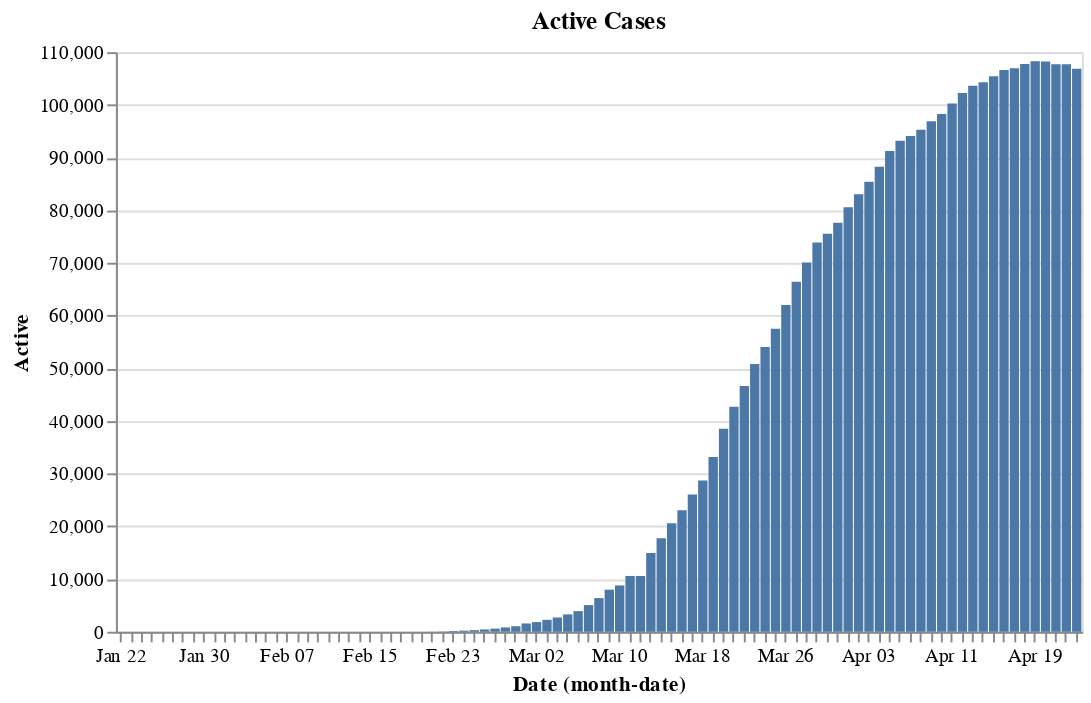

Notebook code for this chart:
### Code cell
#Using the top 15 from earlier, display active cases relative to confirmed
Country_Name = combined_df[combined_df["Country/Region"] == Country]

chart = alt.Chart(Country_Name).mark_bar().encode(x = "monthdate(Date):O",).properties(width = 500)

chart.encode(y = "Active").properties(title = "Active Cases")

#Thailand, Germany, Australia-ish, Italy

### Figure 1 — Vega-Lite specification as saved in the notebook (floating-point values rounded to 4 significant figures)
{"config": {"view": {"continuousWidth": 400, "continuousHeight": 300}}, "data": {"name": "data-664fc1e97e19103f69d61f6fa865e220"}, "mark": "bar", "encoding": {"x": {"type": "ordinal", "field": "Date", "timeUnit": "monthdate"}, "y": {"type": "quantitative", "field": "Active"}}, "title": "Active Cases", "width": 500, "$schema": "https://vega.github.io/schema/vega-lite/v4.8.1.json", "datasets": {"data-664fc1e97e19103f69d61f6fa865e220": [{"Country/Region": "Italy", "Year_2016": 60600590, "Lat": 43.0, "Long": 12.0, "Recovery_Time": 6.0, "Date": "1/22/20", "Confirmed": 0, "Deaths": 0, "Recovered": 0.0, "Active": 0.0, "Active/Confirmed": null}, {"Country/Region": "Italy", "Year_2016": 60600590, "Lat": 43.0, "Long": 12.0, "Recovery_Time": 6.0, "Date": "1/23/20", "Confirmed": 0, "Deaths": 0, "Recovered": 0.0, "Active": 0.0, "Active/Confirmed": null}, {"Country/Region": "Italy", "Year_2016": 60600590, "Lat": 43.0, "Long": 12.0, "Recovery_Time": 6.0, "Date": "1/24/20", "Confirmed": 0, "Deaths": 0, "Recovered": 0.0, "Active": 0.0, "Active/Confirmed": null}, {"Country/Region": "Italy", "Year_2016": 60600590, "Lat": 43.0, "Long": 12.0, "Recovery_Time": 6.0, "Date": "1/25/20", "Confirmed": 0, "Deaths": 0, "Recovered": 0.0, "Active": 0.0, "Active/Confirmed": null}, {"Country/Region": "Italy", "Year_2016": 60600590, "Lat": 43.0, "Long": 12.0, "Recovery_Time": 6.0, "Date": "1/26/20", "Confirmed": 0, "Deaths": 0, "Recovered": 0.0, "Active": 0.0, "Active/Confirmed": null}, {"Country/Region": "Italy", "Year_2016": 60600590, "Lat": 43.0, "Long": 12.0, "Recovery_Time": 6.0, "Date": "1/27/20", "Confirmed": 0, "Deaths": 0, "Recovered": 0.0, "Active": 0.0, "Active/Confirmed": null}, {"Country/Region": "Italy", "Year_2016": 60600590, "Lat": 43.0, "Long": 12.0, "Recovery_Time": 6.0, "Date": "1/28/20", "Confirmed": 0, "Deaths": 0, "Recovered": 0.0, "Active": 0.0, "Active/Confirmed": null}, {"Country/Region": "Italy", "Year_2016": 60600590, "Lat": 43.0, "Long": 12.0, "Recovery_Time": 6.0, "Date": "1/29/20", "Confirmed": 0, "Deaths": 0, "Recovered": 0.0, "Active": 0.0, "Active/Confirmed": null}, {"Country/Region": "Italy", "Year_2016": 60600590, "Lat": 43.0, "Long": 12.0, "Recovery_Time": 6.0, "Date": "1/30/20", "Confirmed": 0, "Deaths": 0, "Recovered": 0.0, "Active": 0.0, "Active/Confirmed": null}, {"Country/Region": "Italy", "Year_2016": 60600590, "Lat": 43.0, "Long": 12.0, "Recovery_Time": 6.0, "Date": "1/31/20", "Confirmed": 2, "Deaths": 0, "Recovered": 0.0, "Active": 2.0, "Active/Confirmed": 1.0}, {"Country/Region": "Italy", "Year_2016": 60600590, "Lat": 43.0, "Long": 12.0, "Recovery_Time": 6.0, "Date": "2/1/20", "Confirmed": 2, "Deaths": 0, "Recovered": 0.0, "Active": 2.0, "Active/Confirmed": 1.0}, {"Country/Region": "Italy", "Year_2016": 60600590, "Lat": 43.0, "Long": 12.0, "Recovery_Time": 6.0, "Date": "2/2/20", "Confirmed": 2, "Deaths": 0, "Recovered": 0.0, "Active": 2.0, "Active/Confirmed": 1.0}, {"Country/Region": "Italy", "Year_2016": 60600590, "Lat": 43.0, "Long": 12.0, "Recovery_Time": 6.0, "Date": "2/3/20", "Confirmed": 2, "Deaths": 0, "Recovered": 0.0, "Active": 2.0, "Active/Confirmed": 1.0}, {"Country/Region": "Italy", "Year_2016": 60600590, "Lat": 43.0, "Long": 12.0, "Recovery_Time": 6.0, "Date": "2/4/20", "Confirmed": 2, "Deaths": 0, "Recovered": 0.0, "Active": 2.0, "Active/Confirmed": 1.0}, {"Country/Region": "Italy", "Year_2016": 60600590, "Lat": 43.0, "Long": 12.0, "Recovery_Time": 6.0, "Date": "2/5/20", "Confirmed": 2, "Deaths": 0, "Recovered": 0.0, "Active": 2.0, "Active/Confirmed": 1.0}, {"Country/Region": "Italy", "Year_2016": 60600590, "Lat": 43.0, "Long": 12.0, "Recovery_Time": 6.0, "Date": "2/6/20", "Confirmed": 2, "Deaths": 0, "Recovered": 0.0, "Active": 2.0, "Active/Confirmed": 1.0}, {"Country/Region": "Italy", "Year_2016": 60600590, "Lat": 43.0, "Long": 12.0, "Recovery_Time": 6.0, "Date": "2/7/20", "Confirmed": 3, "Deaths": 0, "Recovered": 0.0, "Active": 3.0, "Active/Confirmed": 1.0}, {"Country/Region": "Italy", "Year_2016": 60600590, "Lat": 43.0, "Long": 12.0, "Recovery_Time": 6.0, "Date": "2/8/20", "Confirmed": 3, "Deaths": 0, "Recovered": 0.0, "Active": 3.0, "Active/Confirmed": 1.0}, {"Country/Region": "Italy", "Year_2016": 60600590, "Lat": 43.0, "Long": 12.0, "Recovery_Time": 6.0, "Date": "2/9/20", "Confirmed": 3, "Deaths": 0, "Recovered": 0.0, "Active": 3.0, "Active/Confirmed": 1.0}, {"Country/Region": "Italy", "Year_2016": 60600590, "Lat": 43.0, "Long": 12.0, "Recovery_Time": 6.0, "Date": "2/10/20", "Confirmed": 3, "Deaths": 0, "Recovered": 0.0, "Active": 3.0, "Active/Confirmed": 1.0}, {"Country/Region": "Italy", "Year_2016": 60600590, "Lat": 43.0, "Long": 12.0, "Recovery_Time": 6.0, "Date": "2/11/20", "Confirmed": 3, "Deaths": 0, "Recovered": 0.0, "Active": 3.0, "Active/Confirmed": 1.0}, {"Country/Region": "Italy", "Year_2016": 60600590, "Lat": 43.0, "Long": 12.0, "Recovery_Time": 6.0, "Date": "2/12/20", "Confirmed": 3, "Deaths": 0, "Recovered": 0.0, "Active": 3.0, "Active/Confirmed": 1.0}, {"Country/Region": "Italy", "Year_2016": 60600590, "Lat": 43.0, "Long": 12.0, "Recovery_Time": 6.0, "Date": "2/13/20", "Confirmed": 3, "Deaths": 0, "Recovered": 0.0, "Active": 3.0, "Active/Confirmed": 1.0}, {"Country/Region": "Italy", "Year_2016": 60600590, "Lat": 43.0, "Long": 12.0, "Recovery_Time": 6.0, "Date": "2/14/20", "Confirmed": 3, "Deaths": 0, "Recovered": 0.0, "Active": 3.0, "Active/Confirmed": 1.0}, {"Country/Region": "Italy", "Year_2016": 60600590, "Lat": 43.0, "Long": 12.0, "Recovery_Time": 6.0, "Date": "2/15/20", "Confirmed": 3, "Deaths": 0, "Recovered": 0.0, "Active": 3.0, "Active/Confirmed": 1.0}, {"Country/Region": "Italy", "Year_2016": 60600590, "Lat": 43.0, "Long": 12.0, "Recovery_Time": 6.0, "Date": "2/16/20", "Confirmed": 3, "Deaths": 0, "Recovered": 0.0, "Active": 3.0, "Active/Confirmed": 1.0}, {"Country/Region": "Italy", "Year_2016": 60600590, "Lat": 43.0, "Long": 12.0, "Recovery_Time": 6.0, "Date": "2/17/20", "Confirmed": 3, "Deaths": 0, "Recovered": 0.0, "Active": 3.0, "Active/Confirmed": 1.0}, {"Country/Region": "Italy", "Year_2016": 60600590, "Lat": 43.0, "Long": 12.0, "Recovery_Time": 6.0, "Date": "2/18/20", "Confirmed": 3, "Deaths": 0, "Recovered": 0.0, "Active": 3.0, "Active/Confirmed": 1.0}, {"Country/Region": "Italy", "Year_2016": 60600590, "Lat": 43.0, "Long": 12.0, "Recovery_Time": 6.0, "Date": "2/19/20", "Confirmed": 3, "Deaths": 0, "Recovered": 0.0, "Active": 3.0, "Active/Confirmed": 1.0}, {"Country/Region": "Italy", "Year_2016": 60600590, "Lat": 43.0, "Long": 12.0, "Recovery_Time": 6.0, "Date": "2/20/20", "Confirmed": 3, "Deaths": 0, "Recovered": 0.0, "Active": 3.0, "Active/Confirmed": 1.0}, {"Country/Region": "Italy", "Year_2016": 60600590, "Lat": 43.0, "Long": 12.0, "Recovery_Time": 6.0, "Date": "2/21/20", "Confirmed": 20, "Deaths": 1, "Recovered": 0.0, "Active": 19.0, "Active/Confirmed": 0.95}, {"Country/Region": "Italy", "Year_2016": 60600590, "Lat": 43.0, "Long": 12.0, "Recovery_Time": 6.0, "Date": "2/22/20", "Confirmed": 62, "Deaths": 2, "Recovered": 1.0, "Active": 59.0, "Active/Confirmed": 0.9516}, {"Country/Region": "Italy", "Year_2016": 60600590, "Lat": 43.0, "Long": 12.0, "Recovery_Time": 6.0, "Date": "2/23/20", "Confirmed": 155, "Deaths": 3, "Recovered": 2.0, "Active": 150.0, "Active/Confirmed": 0.9677}, {"Country/Region": "Italy", "Year_2016": 60600590, "Lat": 43.0, "Long": 12.0, "Recovery_Time": 6.0, "Date": "2/24/20", "Confirmed": 229, "Deaths": 7, "Recovered": 1.0, "Active": 221.0, "Active/Confirmed": 0.9651}, {"Country/Region": "Italy", "Year_2016": 60600590, "Lat": 43.0, "Long": 12.0, "Recovery_Time": 6.0, "Date": "2/25/20", "Confirmed": 322, "Deaths": 10, "Recovered": 1.0, "Active": 311.0, "Active/Confirmed": 0.9658}, {"Country/Region": "Italy", "Year_2016": 60600590, "Lat": 43.0, "Long": 12.0, "Recovery_Time": 6.0, "Date": "2/26/20", "Confirmed": 453, "Deaths": 12, "Recovered": 3.0, "Active": 438.0, "Active/Confirmed": 0.9669}, {"Country/Region": "Italy", "Year_2016": 60600590, "Lat": 43.0, "Long": 12.0, "Recovery_Time": 6.0, "Date": "2/27/20", "Confirmed": 655, "Deaths": 17, "Recovered": 45.0, "Active": 593.0, "Active/Confirmed": 0.9053}, {"Country/Region": "Italy", "Year_2016": 60600590, "Lat": 43.0, "Long": 12.0, "Recovery_Time": 6.0, "Date": "2/28/20", "Confirmed": 888, "Deaths": 21, "Recovered": 46.0, "Active": 821.0, "Active/Confirmed": 0.9245}, {"Country/Region": "Italy", "Year_2016": 60600590, "Lat": 43.0, "Long": 12.0, "Recovery_Time": 6.0, "Date": "2/29/20", "Confirmed": 1128, "Deaths": 29, "Recovered": 46.0, "Active": 1053.0, "Active/Confirmed": 0.9335}, {"Country/Region": "Italy", "Year_2016": 60600590, "Lat": 43.0, "Long": 12.0, "Recovery_Time": 6.0, "Date": "3/1/20", "Confirmed": 1694, "Deaths": 34, "Recovered": 83.0, "Active": 1577.0, "Active/Confirmed": 0.9309}, {"Country/Region": "Italy", "Year_2016": 60600590, "Lat": 43.0, "Long": 12.0, "Recovery_Time": 6.0, "Date": "3/2/20", "Confirmed": 2036, "Deaths": 52, "Recovered": 149.0, "Active": 1835.0, "Active/Confirmed": 0.9013}, {"Country/Region": "Italy", "Year_2016": 60600590, "Lat": 43.0, "Long": 12.0, "Recovery_Time": 6.0, "Date": "3/3/20", "Confirmed": 2502, "Deaths": 79, "Recovered": 160.0, "Active": 2263.0, "Active/Confirmed": 0.9045}, {"Country/Region": "Italy", "Year_2016": 60600590, "Lat": 43.0, "Long": 12.0, "Recovery_Time": 6.0, "Date": "3/4/20", "Confirmed": 3089, "Deaths": 107, "Recovered": 276.0, "Active": 2706.0, "Active/Confirmed": 0.876}, {"Country/Region": "Italy", "Year_2016": 60600590, "Lat": 43.0, "Long": 12.0, "Recovery_Time": 6.0, "Date": "3/5/20", "Confirmed": 3858, "Deaths": 148, "Recovered": 414.0, "Active": 3296.0, "Active/Confirmed": 0.8543}, {"Country/Region": "Italy", "Year_2016": 60600590, "Lat": 43.0, "Long": 12.0, "Recovery_Time": 6.0, "Date": "3/6/20", "Confirmed": 4636, "Deaths": 197, "Recovered": 523.0, "Active": 3916.0, "Active/Confirmed": 0.8447}, {"Country/Region": "Italy", "Year_2016": 60600590, "Lat": 43.0, "Long": 12.0, "Recovery_Time": 6.0, "Date": "3/7/20", "Confirmed": 5883, "Deaths": 233, "Recovered": 589.0, "Active": 5061.0, "Active/Confirmed": 0.8603}, {"Country/Region": "Italy", "Year_2016": 60600590, "Lat": 43.0, "Long": 12.0, "Recovery_Time": 6.0, "Date": "3/8/20", "Confirmed": 7375, "Deaths": 366, "Recovered": 622.0, "Active": 6387.0, "Active/Confirmed": 0.866}, {"Country/Region": "Italy", "Year_2016": 60600590, "Lat": 43.0, "Long": 12.0, "Recovery_Time": 6.0, "Date": "3/9/20", "Confirmed": 9172, "Deaths": 463, "Recovered": 724.0, "Active": 7985.0, "Active/Confirmed": 0.8706}, {"Country/Region": "Italy", "Year_2016": 60600590, "Lat": 43.0, "Long": 12.0, "Recovery_Time": 6.0, "Date": "3/10/20", "Confirmed": 10149, "Deaths": 631, "Recovered": 724.0, "Active": 8794.0, "Active/Confirmed": 0.8665}, {"Country/Region": "Italy", "Year_2016": 60600590, "Lat": 43.0, "Long": 12.0, "Recovery_Time": 6.0, "Date": "3/11/20", "Confirmed": 12462, "Deaths": 827, "Recovered": 1045.0, "Active": 10590.0, "Active/Confirmed": 0.8498}, {"Country/Region": "Italy", "Year_2016": 60600590, "Lat": 43.0, "Long": 12.0, "Recovery_Time": 6.0, "Date": "3/12/20", "Confirmed": 12462, "Deaths": 827, "Recovered": 1045.0, "Active": 10590.0, "Active/Confirmed": 0.8498}, {"Country/Region": "Italy", "Year_2016": 60600590, "Lat": 43.0, "Long": 12.0, "Recovery_Time": 6.0, "Date": "3/13/20", "Confirmed": 17660, "Deaths": 1266, "Recovered": 1439.0, "Active": 14960.0, "Active/Confirmed": 0.8468}, {"Country/Region": "Italy", "Year_2016": 60600590, "Lat": 43.0, "Long": 12.0, "Recovery_Time": 6.0, "Date": "3/14/20", "Confirmed": 21157, "Deaths": 1441, "Recovered": 1966.0, "Active": 17750.0, "Active/Confirmed": 0.839}, {"Country/Region": "Italy", "Year_2016": 60600590, "Lat": 43.0, "Long": 12.0, "Recovery_Time": 6.0, "Date": "3/15/20", "Confirmed": 24747, "Deaths": 1809, "Recovered": 2335.0, "Active": 20600.0, "Active/Confirmed": 0.8325}, {"Country/Region": "Italy", "Year_2016": 60600590, "Lat": 43.0, "Long": 12.0, "Recovery_Time": 6.0, "Date": "3/16/20", "Confirmed": 27980, "Deaths": 2158, "Recovered": 2749.0, "Active": 23070.0, "Active/Confirmed": 0.8246}, {"Country/Region": "Italy", "Year_2016": 60600590, "Lat": 43.0, "Long": 12.0, "Recovery_Time": 6.0, "Date": "3/17/20", "Confirmed": 31506, "Deaths": 2503, "Recovered": 2941.0, "Active": 26060.0, "Active/Confirmed": 0.8272}, {"Country/Region": "Italy", "Year_2016": 60600590, "Lat": 43.0, "Long": 12.0, "Recovery_Time": 6.0, "Date": "3/18/20", "Confirmed": 35713, "Deaths": 2978, "Recovered": 4025.0, "Active": 28710.0, "Active/Confirmed": 0.8039}, {"Country/Region": "Italy", "Year_2016": 60600590, "Lat": 43.0, "Long": 12.0, "Recovery_Time": 6.0, "Date": "3/19/20", "Confirmed": 41035, "Deaths": 3405, "Recovered": 4440.0, "Active": 33190.0, "Active/Confirmed": 0.8088}, {"Country/Region": "Italy", "Year_2016": 60600590, "Lat": 43.0, "Long": 12.0, "Recovery_Time": 6.0, "Date": "3/20/20", "Confirmed": 47021, "Deaths": 4032, "Recovered": 4440.0, "Active": 38550.0, "Active/Confirmed": 0.8198}, {"Country/Region": "Italy", "Year_2016": 60600590, "Lat": 43.0, "Long": 12.0, "Recovery_Time": 6.0, "Date": "3/21/20", "Confirmed": 53578, "Deaths": 4825, "Recovered": 6072.0, "Active": 42680.0, "Active/Confirmed": 0.7966}, {"Country/Region": "Italy", "Year_2016": 60600590, "Lat": 43.0, "Long": 12.0, "Recovery_Time": 6.0, "Date": "3/22/20", "Confirmed": 59138, "Deaths": 5476, "Recovered": 7024.0, "Active": 46640.0, "Active/Confirmed": 0.7886}, {"Country/Region": "Italy", "Year_2016": 60600590, "Lat": 43.0, "Long": 12.0, "Recovery_Time": 6.0, "Date": "3/23/20", "Confirmed": 63927, "Deaths": 6077, "Recovered": 7024.0, "Active": 50830.0, "Active/Confirmed": 0.7951}, {"Country/Region": "Italy", "Year_2016": 60600590, "Lat": 43.0, "Long": 12.0, "Recovery_Time": 6.0, "Date": "3/24/20", "Confirmed": 69176, "Deaths": 6820, "Recovered": 8326.0, "Active": 54030.0, "Active/Confirmed": 0.7811}, {"Country/Region": "Italy", "Year_2016": 60600590, "Lat": 43.0, "Long": 12.0, "Recovery_Time": 6.0, "Date": "3/25/20", "Confirmed": 74386, "Deaths": 7503, "Recovered": 9362.0, "Active": 57520.0, "Active/Confirmed": 0.7733}, {"Country/Region": "Italy", "Year_2016": 60600590, "Lat": 43.0, "Long": 12.0, "Recovery_Time": 6.0, "Date": "3/26/20", "Confirmed": 80589, "Deaths": 8215, "Recovered": 10360.0, "Active": 62010.0, "Active/Confirmed": 0.7695}, {"Country/Region": "Italy", "Year_2016": 60600590, "Lat": 43.0, "Long": 12.0, "Recovery_Time": 6.0, "Date": "3/27/20", "Confirmed": 86498, "Deaths": 9134, "Recovered": 10950.0, "Active": 66410.0, "Active/Confirmed": 0.7678}, {"Country/Region": "Italy", "Year_2016": 60600590, "Lat": 43.0, "Long": 12.0, "Recovery_Time": 6.0, "Date": "3/28/20", "Confirmed": 92472, "Deaths": 10023, "Recovered": 12380.0, "Active": 70060.0, "Active/Confirmed": 0.7577}, {"Country/Region": "Italy", "Year_2016": 60600590, "Lat": 43.0, "Long": 12.0, "Recovery_Time": 6.0, "Date": "3/29/20", "Confirmed": 97689, "Deaths": 10779, "Recovered": 13030.0, "Active": 73880.0, "Active/Confirmed": 0.7563}, {"Country/Region": "Italy", "Year_2016": 60600590, "Lat": 43.0, "Long": 12.0, "Recovery_Time": 6.0, "Date": "3/30/20", "Confirmed": 101739, "Deaths": 11591, "Recovered": 14620.0, "Active": 75530.0, "Active/Confirmed": 0.7424}, {"Country/Region": "Italy", "Year_2016": 60600590, "Lat": 43.0, "Long": 12.0, "Recovery_Time": 6.0, "Date": "3/31/20", "Confirmed": 105792, "Deaths": 12428, "Recovered": 15730.0, "Active": 77640.0, "Active/Confirmed": 0.7338}, {"Country/Region": "Italy", "Year_2016": 60600590, "Lat": 43.0, "Long": 12.0, "Recovery_Time": 6.0, "Date": "4/1/20", "Confirmed": 110574, "Deaths": 13155, "Recovered": 16850.0, "Active": 80570.0, "Active/Confirmed": 0.7287}, {"Country/Region": "Italy", "Year_2016": 60600590, "Lat": 43.0, "Long": 12.0, "Recovery_Time": 6.0, "Date": "4/2/20", "Confirmed": 115242, "Deaths": 13915, "Recovered": 18280.0, "Active": 83050.0, "Active/Confirmed": 0.7206}, {"Country/Region": "Italy", "Year_2016": 60600590, "Lat": 43.0, "Long": 12.0, "Recovery_Time": 6.0, "Date": "4/3/20", "Confirmed": 119827, "Deaths": 14681, "Recovered": 19760.0, "Active": 85390.0, "Active/Confirmed": 0.7126}, {"Country/Region": "Italy", "Year_2016": 60600590, "Lat": 43.0, "Long": 12.0, "Recovery_Time": 6.0, "Date": "4/4/20", "Confirmed": 124632, "Deaths": 15362, "Recovered": 21000.0, "Active": 88270.0, "Active/Confirmed": 0.7083}, {"Country/Region": "Italy", "Year_2016": 60600590, "Lat": 43.0, "Long": 12.0, "Recovery_Time": 6.0, "Date": "4/5/20", "Confirmed": 128948, "Deaths": 15887, "Recovered": 21820.0, "Active": 91250.0, "Active/Confirmed": 0.7076}, {"Country/Region": "Italy", "Year_2016": 60600590, "Lat": 43.0, "Long": 12.0, "Recovery_Time": 6.0, "Date": "4/6/20", "Confirmed": 132547, "Deaths": 16523, "Recovered": 22840.0, "Active": 93190.0, "Active/Confirmed": 0.703}, {"Country/Region": "Italy", "Year_2016": 60600590, "Lat": 43.0, "Long": 12.0, "Recovery_Time": 6.0, "Date": "4/7/20", "Confirmed": 135586, "Deaths": 17127, "Recovered": 24390.0, "Active": 94070.0, "Active/Confirmed": 0.6938}, {"Country/Region": "Italy", "Year_2016": 60600590, "Lat": 43.0, "Long": 12.0, "Recovery_Time": 6.0, "Date": "4/8/20", "Confirmed": 139422, "Deaths": 17669, "Recovered": 26490.0, "Active": 95260.0, "Active/Confirmed": 0.6833}, {"Country/Region": "Italy", "Year_2016": 60600590, "Lat": 43.0, "Long": 12.0, "Recovery_Time": 6.0, "Date": "4/9/20", "Confirmed": 143626, "Deaths": 18279, "Recovered": 28470.0, "Active": 96880.0, "Active/Confirmed": 0.6745}, {"Country/Region": "Italy", "Year_2016": 60600590, "Lat": 43.0, "Long": 12.0, "Recovery_Time": 6.0, "Date": "4/10/20", "Confirmed": 147577, "Deaths": 18849, "Recovered": 30460.0, "Active": 98270.0, "Active/Confirmed": 0.6659}, {"Country/Region": "Italy", "Year_2016": 60600590, "Lat": 43.0, "Long": 12.0, "Recovery_Time": 6.0, "Date": "4/11/20", "Confirmed": 152271, "Deaths": 19468, "Recovered": 32530.0, "Active": 100300.0, "Active/Confirmed": 0.6585}, {"Country/Region": "Italy", "Year_2016": 60600590, "Lat": 43.0, "Long": 12.0, "Recovery_Time": 6.0, "Date": "4/12/20", "Confirmed": 156363, "Deaths": 19899, "Recovered": 34210.0, "Active": 102300.0, "Active/Confirmed": 0.6539}, {"Country/Region": "Italy", "Year_2016": 60600590, "Lat": 43.0, "Long": 12.0, "Recovery_Time": 6.0, "Date": "4/13/20", "Confirmed": 159516, "Deaths": 20465, "Recovered": 35440.0, "Active": 103600.0, "Active/Confirmed": 0.6496}, {"Country/Region": "Italy", "Year_2016": 60600590, "Lat": 43.0, "Long": 12.0, "Recovery_Time": 6.0, "Date": "4/14/20", "Confirmed": 162488, "Deaths": 21067, "Recovered": 37130.0, "Active": 104300.0, "Active/Confirmed": 0.6418}, {"Country/Region": "Italy", "Year_2016": 60600590, "Lat": 43.0, "Long": 12.0, "Recovery_Time": 6.0, "Date": "4/15/20", "Confirmed": 165155, "Deaths": 21645, "Recovered": 38090.0, "Active": 105400.0, "Active/Confirmed": 0.6383}, {"Country/Region": "Italy", "Year_2016": 60600590, "Lat": 43.0, "Long": 12.0, "Recovery_Time": 6.0, "Date": "4/16/20", "Confirmed": 168941, "Deaths": 22170, "Recovered": 40160.0, "Active": 106600.0, "Active/Confirmed": 0.631}, {"Country/Region": "Italy", "Year_2016": 60600590, "Lat": 43.0, "Long": 12.0, "Recovery_Time": 6.0, "Date": "4/17/20", "Confirmed": 172434, "Deaths": 22745, "Recovered": 42730.0, "Active": 107000.0, "Active/Confirmed": 0.6203}, {"Country/Region": "Italy", "Year_2016": 60600590, "Lat": 43.0, "Long": 12.0, "Recovery_Time": 6.0, "Date": "4/18/20", "Confirmed": 175925, "Deaths": 23227, "Recovered": 44930.0, "Active": 107800.0, "Active/Confirmed": 0.6126}, {"Country/Region": "Italy", "Year_2016": 60600590, "Lat": 43.0, "Long": 12.0, "Recovery_Time": 6.0, "Date": "4/19/20", "Confirmed": 178972, "Deaths": 23660, "Recovered": 47060.0, "Active": 108300.0, "Active/Confirmed": 0.6049}, {"Country/Region": "Italy", "Year_2016": 60600590, "Lat": 43.0, "Long": 12.0, "Recovery_Time": 6.0, "Date": "4/20/20", "Confirmed": 181228, "Deaths": 24114, "Recovered": 48880.0, "Active": 108200.0, "Active/Confirmed": 0.5972}, {"Country/Region": "Italy", "Year_2016": 60600590, "Lat": 43.0, "Long": 12.0, "Recovery_Time": 6.0, "Date": "4/21/20", "Confirmed": 183957, "Deaths": 24648, "Recovered": 51600.0, "Active": 107700.0, "Active/Confirmed": 0.5855}, {"Country/Region": "Italy", "Year_2016": 60600590, "Lat": 43.0, "Long": 12.0, "Recovery_Time": 6.0, "Date": "4/22/20", "Confirmed": 187327, "Deaths": 25085, "Recovered": 54540.0, "Active": 107700.0, "Active/Confirmed": 0.5749}, {"Country/Region": "Italy", "Year_2016": 60600590, "Lat": 43.0, "Long": 12.0, "Recovery_Time": 6.0, "Date": "4/23/20", "Confirmed": 189973, "Deaths": 25549, "Recovered": 57580.0, "Active": 106800.0, "Active/Confirmed": 0.5624}]}}
